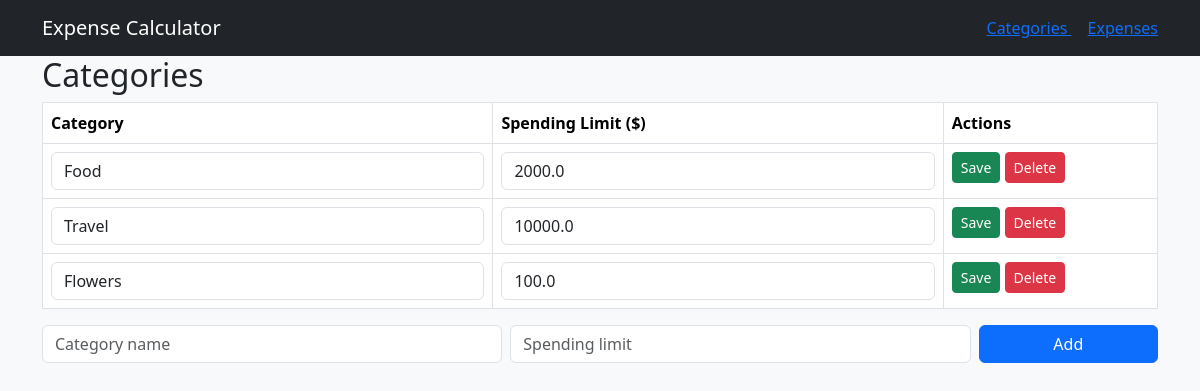
The page /categories on the database as committed earlier.
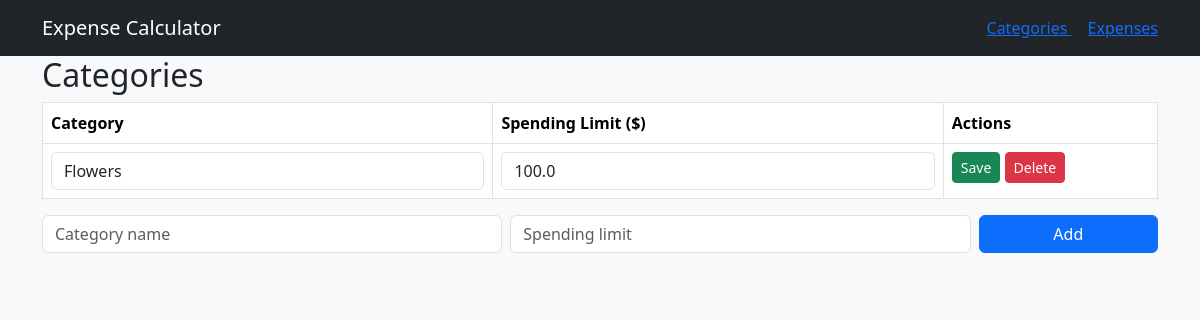
The same page on the database as committed later.
### tables this page shows
CREATE TABLE `category` (`id` INTEGER PRIMARY KEY AUTOINCREMENT UNIQUE NOT NULL, `name` TEXT NOT NULL, `spending_limit` REAL);

### app.py (the view)
@app.route("/categories")
def view_categories():
    sql = "SELECT * FROM category"
    categories = query_db(sql)
    return render_template("categories.html", categories = categories)

### app.py (called while the page is built)
def get_db():
    db = getattr(g, '_database', None)
    if db is None:
        db = g._database = sqlite3.connect(DATABASE)
    return db

def query_db(query, args=(), one=False):
    cur = get_db().execute(query, args)
    rv = cur.fetchall()
    cur.close()
    return (rv[0] if rv else None) if one else rv

### templates/categories.html (shortened to what this page needs)
<!DOCTYPE html>
<html lang="en">
<head>
</head>
<body>
    {% extends "base.html" %}
    {% block content %}
    <h2> Categories</h2>
    <table class = "table table-bordered">
        <tr><th>Category</th><th>Spending Limit ($)</th><th>Actions</th></tr>
        {%for category in categories%}
            <tr>
                <form method = "POST" action = "{{url_for ('edit_category', id=category[0]) }}">
                    <td><input class = "form-control" name= "name" value = "{{category[1]}}"></td>
                    <td><input class = "form-control" name= "spending_limit" value = "{{category[2]}}"></td>
                    <td>
                        <button class="btn btn-success btn-sm"> Save</button>
                        <a href = "{{url_for ('delete_category', id=category[0])}}" class = "btn btn-danger btn-sm"> Delete</a>
                    </td>
                </form>
            </tr>
        {%endfor%}
    </table>
    <form method = "POST" action = "{{url_for ('add_category')}}" class = "row g-2 mb-3">
        <div class = "col-md-5"><input class = "form-control" name ="name" placeholder = "Category name" required></div>
        <div class = "col-md-5"><input class = "form-control" name = "spending_limit" placeholder = "Spending limit" required></div>
        <div class = "col-md-2"><button class = "btn btn-primary w-100">Add</button></div>
    </form>
{%endblock%}

Rows that differ between the two databases and show on the page:
removed category: name "Food", spending_limit "2000.0"
removed category: name "Travel", spending_limit "10000.0"
